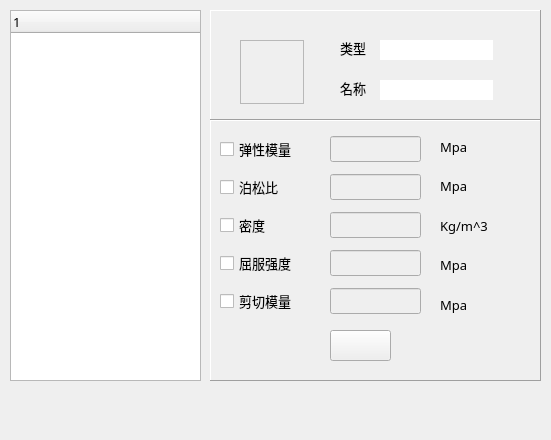
<?xml version="1.0" encoding="UTF-8"?>
<ui version="4.0">
 <class>MatConfigure</class>
 <widget class="QMainWindow" name="MatConfigure">
  <property name="geometry">
   <rect>
    <x>0</x>
    <y>0</y>
    <width>551</width>
    <height>440</height>
   </rect>
  </property>
  <property name="font">
   <font>
    <family>微软雅黑</family>
    <pointsize>10</pointsize>
   </font>
  </property>
  <property name="windowTitle">
   <string>本地材料库管理</string>
  </property>
  <property name="tabShape">
   <enum>QTabWidget::Rounded</enum>
  </property>
  <widget class="QWidget" name="centralwidget">
   <widget class="QFrame" name="frame_Mat">
    <property name="geometry">
     <rect>
      <x>210</x>
      <y>10</y>
      <width>331</width>
      <height>371</height>
     </rect>
    </property>
    <property name="frameShape">
     <enum>QFrame::Panel</enum>
    </property>
    <property name="frameShadow">
     <enum>QFrame::Raised</enum>
    </property>
    <widget class="QLabel" name="label_TYPE">
     <property name="geometry">
      <rect>
       <x>130</x>
       <y>30</y>
       <width>54</width>
       <height>16</height>
      </rect>
     </property>
     <property name="text">
      <string>类型</string>
     </property>
    </widget>
    <widget class="QLabel" name="label_NAME">
     <property name="geometry">
      <rect>
       <x>130</x>
       <y>70</y>
       <width>54</width>
       <height>16</height>
      </rect>
     </property>
     <property name="text">
      <string>名称</string>
     </property>
    </widget>
    <widget class="QLineEdit" name="lineEdit_NAME">
     <property name="geometry">
      <rect>
       <x>170</x>
       <y>70</y>
       <width>113</width>
       <height>20</height>
      </rect>
     </property>
     <property name="palette">
      <palette>
       <active>
        <colorrole role="Text">
         <brush brushstyle="SolidPattern">
          <color alpha="255">
           <red>0</red>
           <green>85</green>
           <blue>127</blue>
          </color>
         </brush>
        </colorrole>
       </active>
       <inactive>
        <colorrole role="Text">
         <brush brushstyle="SolidPattern">
          <color alpha="255">
           <red>0</red>
           <green>85</green>
           <blue>127</blue>
          </color>
         </brush>
        </colorrole>
       </inactive>
       <disabled>
        <colorrole role="Text">
         <brush brushstyle="SolidPattern">
          <color alpha="255">
           <red>120</red>
           <green>120</green>
           <blue>120</blue>
          </color>
         </brush>
        </colorrole>
       </disabled>
      </palette>
     </property>
     <property name="font">
      <font>
       <family>微软雅黑</family>
       <pointsize>10</pointsize>
       <weight>75</weight>
       <bold>true</bold>
      </font>
     </property>
     <property name="focusPolicy">
      <enum>Qt::NoFocus</enum>
     </property>
     <property name="text">
      <string/>
     </property>
     <property name="frame">
      <bool>false</bool>
     </property>
     <property name="readOnly">
      <bool>true</bool>
     </property>
    </widget>
    <widget class="QLabel" name="label_ICON">
     <property name="geometry">
      <rect>
       <x>30</x>
       <y>30</y>
       <width>64</width>
       <height>64</height>
      </rect>
     </property>
     <property name="autoFillBackground">
      <bool>false</bool>
     </property>
     <property name="frameShape">
      <enum>QFrame::StyledPanel</enum>
     </property>
     <property name="text">
      <string/>
     </property>
     <property name="alignment">
      <set>Qt::AlignCenter</set>
     </property>
     <property name="wordWrap">
      <bool>false</bool>
     </property>
    </widget>
    <widget class="Line" name="line_Split">
     <property name="geometry">
      <rect>
       <x>0</x>
       <y>100</y>
       <width>331</width>
       <height>20</height>
      </rect>
     </property>
     <property name="orientation">
      <enum>Qt::Horizontal</enum>
     </property>
    </widget>
    <widget class="QPushButton" name="pushButton_EDIT">
     <property name="geometry">
      <rect>
       <x>120</x>
       <y>320</y>
       <width>61</width>
       <height>31</height>
      </rect>
     </property>
     <property name="toolTip">
      <string>确认修改</string>
     </property>
     <property name="icon">
      <iconset resource="icon.qrc">
       <normaloff>:/check.png</normaloff>:/check.png</iconset>
     </property>
     <property name="iconSize">
      <size>
       <width>32</width>
       <height>32</height>
      </size>
     </property>
    </widget>
    <widget class="QLineEdit" name="lineEdit_TYPE">
     <property name="geometry">
      <rect>
       <x>170</x>
       <y>30</y>
       <width>113</width>
       <height>20</height>
      </rect>
     </property>
     <property name="palette">
      <palette>
       <active>
        <colorrole role="Text">
         <brush brushstyle="SolidPattern">
          <color alpha="255">
           <red>0</red>
           <green>0</green>
           <blue>0</blue>
          </color>
         </brush>
        </colorrole>
       </active>
       <inactive>
        <colorrole role="Text">
         <brush brushstyle="SolidPattern">
          <color alpha="255">
           <red>0</red>
           <green>0</green>
           <blue>0</blue>
          </color>
         </brush>
        </colorrole>
       </inactive>
       <disabled>
        <colorrole role="Text">
         <brush brushstyle="SolidPattern">
          <color alpha="255">
           <red>120</red>
           <green>120</green>
           <blue>120</blue>
          </color>
         </brush>
        </colorrole>
       </disabled>
      </palette>
     </property>
     <property name="font">
      <font>
       <family>微软雅黑</family>
       <pointsize>10</pointsize>
       <weight>75</weight>
       <bold>true</bold>
      </font>
     </property>
     <property name="focusPolicy">
      <enum>Qt::NoFocus</enum>
     </property>
     <property name="text">
      <string/>
     </property>
     <property name="frame">
      <bool>false</bool>
     </property>
     <property name="echoMode">
      <enum>QLineEdit::Normal</enum>
     </property>
     <property name="readOnly">
      <bool>true</bool>
     </property>
    </widget>
    <widget class="QWidget" name="layoutWidget">
     <property name="geometry">
      <rect>
       <x>10</x>
       <y>120</y>
       <width>91</width>
       <height>191</height>
      </rect>
     </property>
     <layout class="QVBoxLayout" name="verticalLayout">
      <item>
       <widget class="QCheckBox" name="checkBox_EX">
        <property name="text">
         <string>弹性模量</string>
        </property>
       </widget>
      </item>
      <item>
       <widget class="QCheckBox" name="checkBox_PRXY">
        <property name="text">
         <string>泊松比</string>
        </property>
       </widget>
      </item>
      <item>
       <widget class="QCheckBox" name="checkBox_DENS">
        <property name="text">
         <string>密度</string>
        </property>
       </widget>
      </item>
      <item>
       <widget class="QCheckBox" name="checkBox_YS">
        <property name="text">
         <string>屈服强度</string>
        </property>
       </widget>
      </item>
      <item>
       <widget class="QCheckBox" name="checkBox_TM">
        <property name="text">
         <string>剪切模量</string>
        </property>
       </widget>
      </item>
     </layout>
    </widget>
    <widget class="QWidget" name="layoutWidget">
     <property name="geometry">
      <rect>
       <x>120</x>
       <y>120</y>
       <width>91</width>
       <height>191</height>
      </rect>
     </property>
     <layout class="QVBoxLayout" name="verticalLayout_2">
      <item>
       <widget class="QLineEdit" name="lineEdit_EX">
        <property name="enabled">
         <bool>false</bool>
        </property>
        <property name="text">
         <string/>
        </property>
       </widget>
      </item>
      <item>
       <widget class="QLineEdit" name="lineEdit_PRXY">
        <property name="enabled">
         <bool>false</bool>
        </property>
        <property name="text">
         <string/>
        </property>
       </widget>
      </item>
      <item>
       <widget class="QLineEdit" name="lineEdit_DENS">
        <property name="enabled">
         <bool>false</bool>
        </property>
        <property name="text">
         <string/>
        </property>
       </widget>
      </item>
      <item>
       <widget class="QLineEdit" name="lineEdit_YS">
        <property name="enabled">
         <bool>false</bool>
        </property>
        <property name="text">
         <string/>
        </property>
       </widget>
      </item>
      <item>
       <widget class="QLineEdit" name="lineEdit_TM">
        <property name="enabled">
         <bool>false</bool>
        </property>
        <property name="text">
         <string/>
        </property>
       </widget>
      </item>
     </layout>
    </widget>
    <widget class="QWidget" name="layoutWidget">
     <property name="geometry">
      <rect>
       <x>230</x>
       <y>120</y>
       <width>71</width>
       <height>191</height>
      </rect>
     </property>
     <layout class="QVBoxLayout" name="verticalLayout_3">
      <item>
       <widget class="QLabel" name="label_EX">
        <property name="text">
         <string>Mpa</string>
        </property>
       </widget>
      </item>
      <item>
       <widget class="QLabel" name="label_PRXY">
        <property name="text">
         <string>Mpa</string>
        </property>
       </widget>
      </item>
      <item>
       <widget class="QLabel" name="label_DENS">
        <property name="text">
         <string>Kg/m^3</string>
        </property>
       </widget>
      </item>
      <item>
       <widget class="QLabel" name="label_YS">
        <property name="text">
         <string>Mpa</string>
        </property>
       </widget>
      </item>
      <item>
       <widget class="QLabel" name="label_TM">
        <property name="text">
         <string>Mpa</string>
        </property>
       </widget>
      </item>
     </layout>
    </widget>
   </widget>
   <widget class="QTreeWidget" name="treeWidget_Mat">
    <property name="geometry">
     <rect>
      <x>10</x>
      <y>10</y>
      <width>191</width>
      <height>371</height>
     </rect>
    </property>
    <column>
     <property name="text">
      <string notr="true">1</string>
     </property>
    </column>
   </widget>
  </widget>
  <widget class="QStatusBar" name="statusbar">
   <property name="toolTipDuration">
    <number>1000</number>
   </property>
   <property name="styleSheet">
    <string notr="true">font: 10pt &quot;微软雅黑&quot;;
border-color: qlineargradient(spread:pad, x1:0, y1:0, x2:1, y2:0, stop:0 rgba(0, 0, 0, 255), stop:1 rgba(255, 255, 255, 255));</string>
   </property>
  </widget>
  <action name="actionExport">
   <property name="icon">
    <iconset resource="icon.qrc">
     <normaloff>:/export.png</normaloff>:/export.png</iconset>
   </property>
   <property name="text">
    <string>Export</string>
   </property>
   <property name="shortcut">
    <string>Ctrl+O</string>
   </property>
  </action>
  <action name="actionImport">
   <property name="icon">
    <iconset resource="icon.qrc">
     <normaloff>:/import.png</normaloff>:/import.png</iconset>
   </property>
   <property name="text">
    <string>Import</string>
   </property>
   <property name="shortcut">
    <string>Ctrl+I</string>
   </property>
  </action>
  <action name="actionSave">
   <property name="icon">
    <iconset resource="icon.qrc">
     <normaloff>:/save.png</normaloff>:/save.png</iconset>
   </property>
   <property name="text">
    <string>Save</string>
   </property>
   <property name="shortcut">
    <string>Ctrl+S</string>
   </property>
  </action>
  <action name="actionLoad">
   <property name="icon">
    <iconset resource="icon.qrc">
     <normaloff>:/load.png</normaloff>:/load.png</iconset>
   </property>
   <property name="text">
    <string>Load</string>
   </property>
   <property name="shortcut">
    <string>Ctrl+L</string>
   </property>
  </action>
 </widget>
 <tabstops>
  <tabstop>checkBox_EX</tabstop>
  <tabstop>lineEdit_EX</tabstop>
  <tabstop>checkBox_PRXY</tabstop>
  <tabstop>lineEdit_PRXY</tabstop>
  <tabstop>checkBox_DENS</tabstop>
  <tabstop>lineEdit_DENS</tabstop>
  <tabstop>checkBox_YS</tabstop>
  <tabstop>lineEdit_YS</tabstop>
  <tabstop>checkBox_TM</tabstop>
  <tabstop>lineEdit_TM</tabstop>
  <tabstop>pushButton_EDIT</tabstop>
  <tabstop>lineEdit_NAME</tabstop>
 </tabstops>
 <resources>
  <include location="icon.qrc"/>
 </resources>
 <connections/>
</ui>
